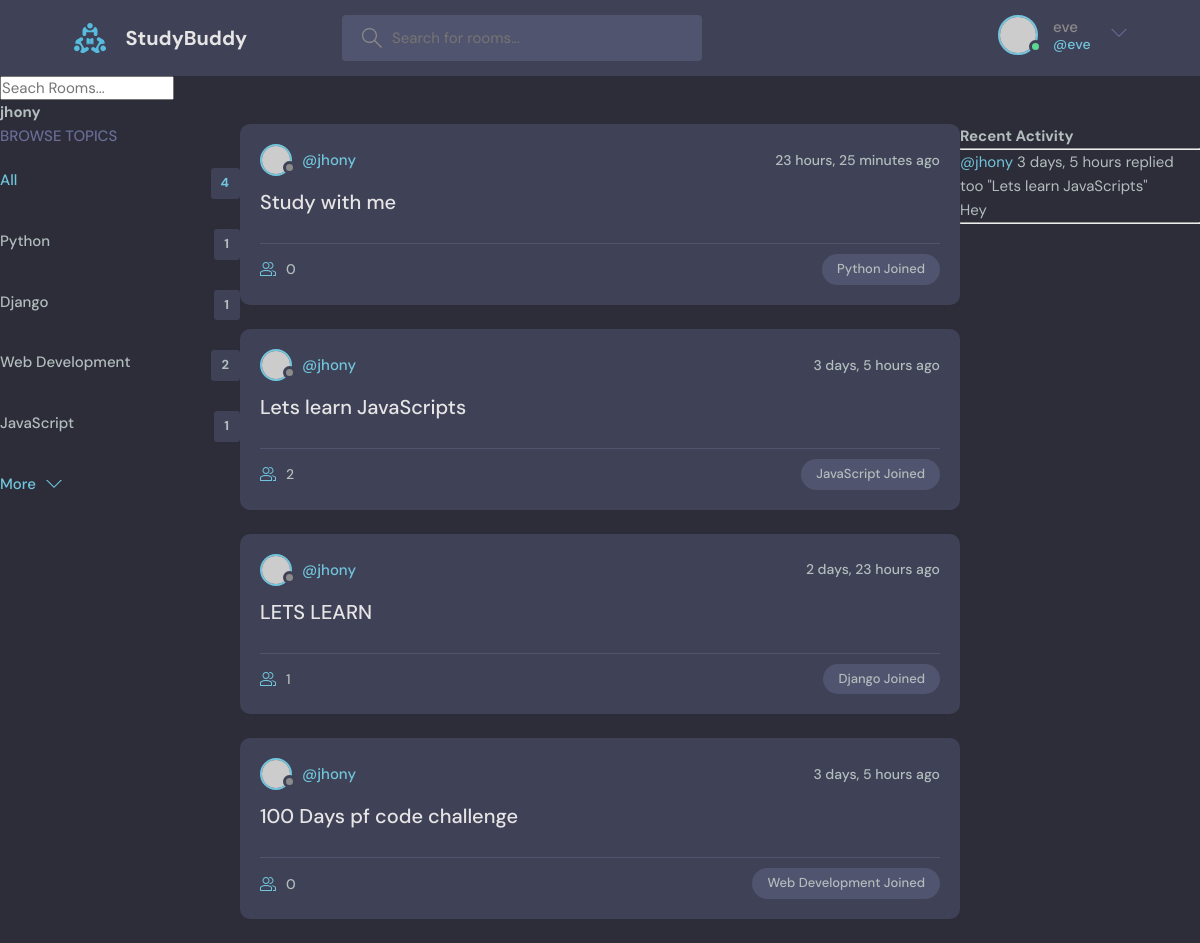
The page /profile/1/ (signed in) on the database its author committed.
### base/models.py (models this page shows, shortened)
class Topic(models.Model):
    name = models.CharField(max_length=200)

class Room(models.Model):
    host = models.ForeignKey(User, on_delete=models.SET_NULL, null=True)
    topic = models.ForeignKey(Topic, on_delete=models.SET_NULL, null=True)
    name = models.CharField(max_length=200)
    description = models.TextField(null=True, blank=True)
    participants = models.ManyToManyField(User, related_name='participants', blank=True)
    updated = models.DateTimeField(auto_now=True)
    created = models.DateTimeField(auto_now_add=True)
    class Meta:
        ordering = ['-updated', '-created']
    def __str__(self):
        return str(self.name)

class Message(models.Model):
    user = models.ForeignKey(User, on_delete=models.CASCADE)
    room = models.ForeignKey(Room, on_delete=models.CASCADE)
    body = models.TextField()
    updated = models.DateTimeField(auto_now=True)
    created = models.DateTimeField(auto_now_add=True)
    class Meta:
        ordering = ['-updated', '-created']

### base/views.py (the view)
# urls.py: path('profile/<str:pk>/', views.userProfile, name="user-profile"),
def userProfile(request, pk):
    user = User.objects.get(id = pk)
    rooms = user.room_set.all()
    room_messages = user.message_set.all()
    topics = Topic.objects.all()
    context = {'user':user, 'rooms':rooms, 'room_messages': room_messages, 'topics': topics}
    return render(request, 'base/profile.html', context)

### base/templates/base/profile.html (shortened to what this page needs)
{% extends 'main.html' %}
{% block content %}
<h1>{{user.username}}</h1>
<div class="profile-container">
    <div>
        {% include 'base/topics_component.html' %}
    </div>
    <div>
        {% include 'base/feed_component.html' %}
    </div>
    <div>
        {% include 'base/activity_component.html' %}
    </div>
</div>
{% endblock content %}

### templates/navbar.html (shortened to what this page needs)
{% load static %}
<header class="header header--loggedIn">
    <div class="container">
      <a href="{% url 'home' %}" class="header__logo">
        <img src="{% static 'images/logo.svg' %}" />
        <h1>StudyBuddy</h1>
      </a>
      <form class="header__search" method="GET" action="{% url 'home' %}">
        <label>
          <input name="q" placeholder="Search for rooms..." />
        </label>
      </form>
      <nav class="header__menu">
        {% if request.user.is_authenticated %}
        <div class="header__user">
          <a href="profile.html">
            <div class="avatar avatar--medium active">
              <img src="https://randomuser.me/api/portraits/men/37.jpg" />
            </div>
            <p>{{request.user.username}} <span>@{{request.user.username}}</span></p>
          </a>
          <button class="dropdown-button">
            <svg version="1.1" xmlns="http://www.w3.org/2000/svg" width="32" height="32" viewBox="0 0 32 32">
              <title>chevron-down</title>
              <path d="M16 21l-13-13h-3l16 16 16-16h-3l-13 13z"></path>
            </svg>
          </button>
        </div>
        {% endif %}
      </nav>
    </div>
  </header>
<form method="GET" action="{% url 'home' %}">
    <input type="text" name="q" placeholder="Seach Rooms..." >
</form>

### base/templates/base/topics_component.html
<div class="topics">
    <div class="topics__header">
      <h2>Browse Topics</h2>
    </div>
    <ul class="topics__list">
      <li>
        <a href="{% url 'home' %}" class="active">All <span>{{topics.count}}</span></a>
      </li>
      {% for topic in topics %}
      <li>
        <a href="{% url 'home' %}?q={{topic.name}}">{{topic.name}}<span>{{topic.room_set.all.count}}</span></a>
      </li>
      {% endfor %}
    </ul>
    <a class="btn btn--link" href="/">
        More
        <svg version="1.1" xmlns="http://www.w3.org/2000/svg" width="32" height="32" viewBox="0 0 32 32">
            <title>chevron-down</title>
            <path d="M16 21l-13-13h-3l16 16 16-16h-3l-13 13z"></path>
        </svg>
    </a>
  </div>

### base/templates/base/feed_component.html (shortened to what this page needs)
{% for room in rooms %}
<div class="roomListRoom">
    <div class="roomListRoom__header">
      <a href="{% url 'user-profile' room.host.id %}" class="roomListRoom__author">
        <div class="avatar avatar--small">
          <img src="https://randomuser.me/api/portraits/women/11.jpg" />
        </div>
        <span>@{{room.host.username}}</span>
      </a>
      <div class="roomListRoom__actions">
        <span>{{room.created|timesince}} ago</span>
      </div>
    </div>
    <div class="roomListRoom__content">
      <a href="{% url 'room' room.id %}">{{room.name}}</a>
    </div>
    <div class="roomListRoom__meta">
      <a href="{% url 'room' room.id %}" class="roomListRoom__joined">
        {{room.participants.all.count}}
      </a>
      <p class="roomListRoom__topic">{{room.topic.name}} Joined</p>
    </div>
  </div>
{% endfor %}

### base/templates/base/activity_component.html (shortened to what this page needs)
<h3>Recent Activity</h3>
        <hr>
        {% for message in room_messages %}
        <div>
            <small><a href="{% url 'user-profile' message.user.id %}">@{{message.user}}</a> {{message.created|timesince}}</small>
            <small>replied too "{{message.room}}"</small>
            <p>{{message.body}}</p>
            <hr>
        </div>
        {% endfor %}

### base/templates/base/profile.html (style rules this page uses)
.profile-container { display: grid; grid-template-columns: 1fr 3fr 1fr; }

### rows shown on the page
Topic: name "Python", room_set.all.count "1"
Topic: name "Django", room_set.all.count "1"
Topic: name "Web Development", room_set.all.count "2"
Topic: name "JavaScript", room_set.all.count "1"
Room: host.username "jhony", created "23 hours, 25 minutes", name "Study with me", participants.all.count "0", topic.name "Python"
Room: host.username "jhony", created "3 days, 5 hours", name "Lets learn JavaScripts", participants.all.count "2", topic.name "JavaScript"
Room: host.username "jhony", created "2 days, 23 hours", name "LETS LEARN", participants.all.count "1", topic.name "Django"
Room: host.username "jhony", created "3 days, 5 hours", name "100 Days pf code challenge", participants.all.count "0", topic.name "Web Development"
Message: user "jhony", created "3 days, 5 hours", room "Lets learn JavaScripts", body "Hey"

### other values the page prints
{{ request.user.username }} "eve"
{{ user.username }} "jhony"
{{ topics.count }} "4"
